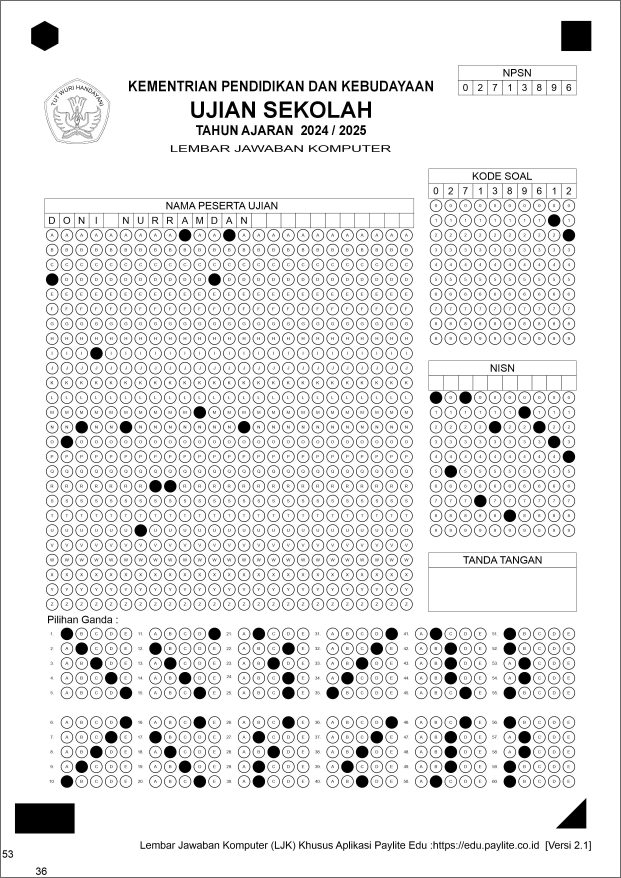
#> input picture omr-doni/LJK_Paylite_Edu_v21s.jpg, 2484 x 3512 px (shown at 1/4 size)
$ python release_f1.py
#> lines starting #> are read from the running program, lines starting #| are printed output that depends on the picture; after the words box and inside, x2 and y2 are one past the last pixel; in counts of white or black regions, pixels touching at a corner belong together
import numpy as np
import cv2
img = cv2.imread('LJK_Paylite_Edu_v21s.jpg') # success karena lurus
#> img is the input picture: shape (3512, 2484, 3); mean B, G, R 231.4, 231.4, 231.4
# Tampilkan hasil resize
height, width = img.shape[:2]
#> height = 3512; width = 2484
max_height = 700
max_width = 800

# Check if any of the dimensions exceed the maximum limits
if height > max_height or width > max_width:
    # Get the scaling factor
    scale = max_height / height if height > width else max_width / width
#> scale = 0.199
    # Resize the image
    im = cv2.resize(img, None, fx=scale, fy=scale, interpolation=cv2.INTER_AREA)
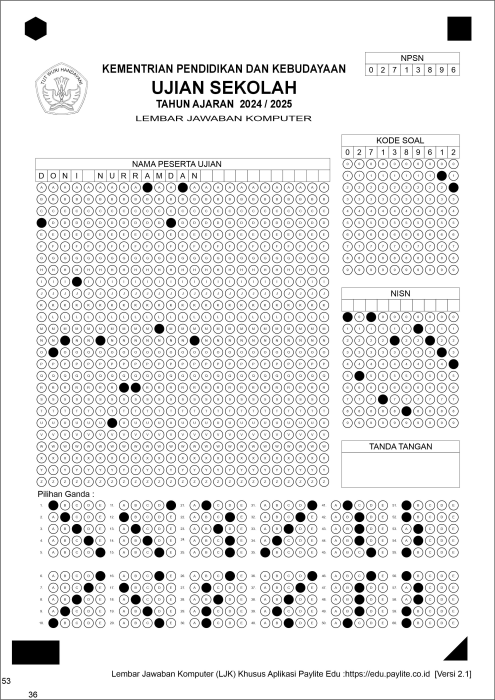
#> im: shape (700, 495, 3); mean B, G, R 231.4, 231.4, 231.4
# cv2.imshow("Original ",im)
# assert im is not None, "file could not be read, check with os.path.exists()"
imgray = cv2.cvtColor(im, cv2.COLOR_BGR2GRAY)
ret, thresh = cv2.threshold(imgray, 50, 255, cv2.THRESH_BINARY)
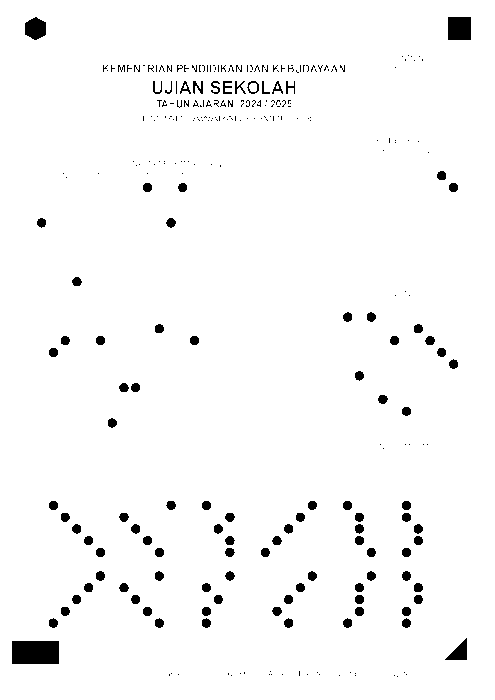
#> thresh: shape (700, 495); 97.3% white; 289 black regions (184 under 20 px)
contours, hierarchy = cv2.findContours(thresh, cv2.RETR_TREE, cv2.CHAIN_APPROX_SIMPLE)
#> contours = 393 contours, 279 with area under 20; largest, box (x1, y1, x2, y2) and area: (0, 0, 495, 700) 345306, (11, 640, 60, 665) 1150, (447, 16, 472, 41) 574, (24, 16, 47, 41) 402, (444, 637, 468, 661) 286


# Inisialisasi daftar untuk pusat (pertimbangkan menggunakan kamus untuk organisasi yang lebih baik)

hexagon_centers = []
kotak_centers = []
persegi_centers = []
segitiga_centers = []
for i, c in enumerate(contours):
    area = cv2.contourArea(c)
    peri = cv2.arcLength(c, True)
    approx = cv2.approxPolyDP(c, 0.001 * peri, True)
    # cv2.drawContours(im, [approx], -1, (0,255,0), 1)
    # print(area)
    if area > 100 :
        # cv2.drawContours(im, [approx], -1, (0,255,0), 1)
        sides = len(approx)
        print(sides)
        # print("area ; ",area)
        # Hitung momen dari kontur
        M = cv2.moments(c)

        # Peroleh pusat massa (centroid)
        if M["m00"] != 0:
            cX = int(M["m10"] / M["m00"])
            cY = int(M["m01"] / M["m00"])
        else:
            cX, cY = 0, 0

        # # Tentukan jenis bentuk berdasarkan jumlah sisi
        if sides == 6:
            segitiga_centers.append(cX)
            segitiga_centers.append(cY)
            cv2.circle(im, (cX,cY),1, (0, 255, 0),1)
            cv2.drawContours(im, [approx], 0, (0, 255, 0), 1)  # Gambar Segitiga
            print("Area Segitiga : ",area)
        elif sides == 8:
            x, y, w, h = cv2.boundingRect(c)
            aspect_ratio = float(w)/h
            if 0.95 <= aspect_ratio <= 1.05:
                kotak_centers.append(cX)
                kotak_centers.append(cY)
                cv2.circle(im, (cX,cY),1, (255, 0, 0),1)
                cv2.drawContours(im, [approx], 0, (255, 0, 0), 1)  # Gambar kotak
                print("Area Kotak : ",area)
            else:
                persegi_centers.append(cX)
                persegi_centers.append(cY)
                cv2.circle(im, (cX,cY),1, (18, 242, 255),1)
                cv2.drawContours(im, [approx], 0, (18, 242, 225), 1)  # Gambar persegi panjang
                print("Area Persegi : ",area)
        # elif sides == 5:
        #     all_centers["polygon"] = (cX, cY)
        #     cv2.drawContours(thresh, [approx], 0, (255, 255, 0), 2)  # Gambar poligon
        # elif sides == 10:
        #     print("Bintang")
        else:
            if area > 300:
                if sides != 4:
                    hexagon_centers.append(cX)
                    hexagon_centers.append(cY)
                    cv2.circle(im, (cX,cY),1, (0, 0, 255),1)
                    cv2.drawContours(im, [approx], 0, (0, 0, 255), 1)  # Gambar poligon
                    print("Area Segi Enam : ",area)
#> this loop made 393 passes
#> (area, peri, sides, cX, cY, x, y, w) on passes 25, 392: (1150, 141.7, 8, 35, 652, 11, 640, 49), (574, 93.66, 8, 459, 28, 447, 16, 25)
#> (area, peri, approx, sides, cX, cY) on pass 1: (345306, 2386, [[0, 0], [0, 699], [494, 699], [494, 0]], 4, 247, 349)
#| 4
#| 8
#| Area Persegi :  1150.0
#| 6
#| Area Segitiga :  285.5
#| 19
#| 20
#| 27
#| 8
#| Area Kotak :  574.0
#> (further printed lines are left out)
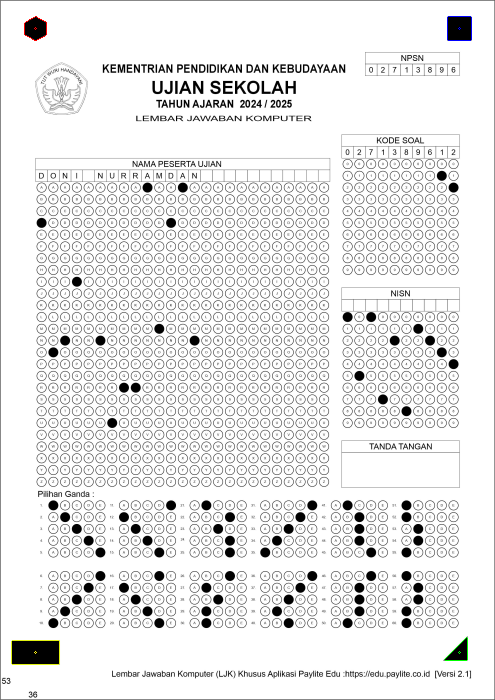
#> im: shape (700, 495, 3); 0.11% of pixels changed, all inside (x1, y1, x2, y2) = (11, 16, 472, 665)
#> after the loop, hexagon_centers = [35, 28]; kotak_centers = [459, 28]; persegi_centers = [35, 652]; segitiga_centers = [459, 652]
                    # print("Segi Enam")
# kiri atas, kanan atas, kiri bawah, kanan bawah
all_centers = [hexagon_centers,kotak_centers,persegi_centers,segitiga_centers]
#> all_centers = [[35, 28], [459, 28], [35, 652], [459, 652]]
print(all_centers)
#| [[35, 28], [459, 28], [35, 652], [459, 652]]


# setelah dilakukan perspective akan dicrop

roi_crop = im[all_centers[0][1]:all_centers[3][1],all_centers[0][0]:all_centers[3][0]]
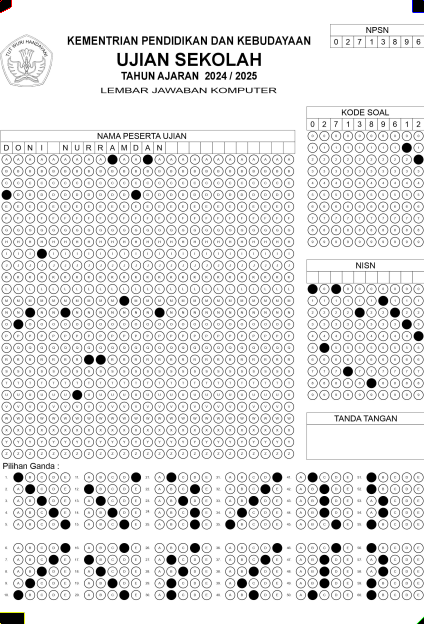
#> roi_crop: shape (624, 424, 3); mean B, G, R 227.6, 227.6, 227.6
imgray_crop = cv2.cvtColor(roi_crop, cv2.COLOR_BGR2GRAY)
retCrop, threshCrop = cv2.threshold(imgray_crop, 50, 255, 0)
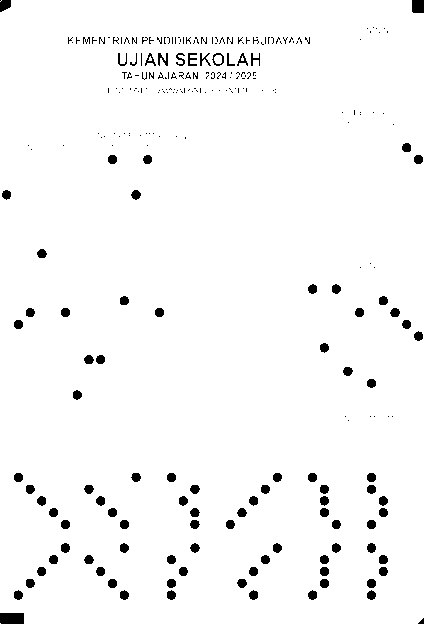
#> threshCrop: shape (624, 424); 97.1% white; 266 black regions (161 under 20 px), largest, box (x1, y1, x2, y2) and area: (0, 613, 24, 624) 263, (412, 0, 424, 13) 155, (0, 0, 11, 12) 105
# [6 lines of commented-out code are left out]

heightCrop, widthCrop = roi_crop.shape[:2]
#> heightCrop = 624; widthCrop = 424

# Jumlah kotak lebar
num_boxes_width = 36

# Jarak antara titik-titik untuk lebar
width_interval = widthCrop / num_boxes_width  # Pembagi lebar
#> width_interval = 11.78
# width_interval = 11  # Pembagi lebar

# Jumlah kotak tinggi
num_boxes_height = 53

# Jarak antara titik-titik untuk tinggi
height_interval = heightCrop / num_boxes_height  # Pembagi tinggi
#> height_interval = 11.77
# height_interval = 10  # Pembagi tinggi

# Inisialisasi array untuk menyimpan hasil analisis
result = np.zeros((num_boxes_height, num_boxes_width), dtype=np.int_)

no_soal = [0 for _ in range(60)] #untuk menyimpan box/koordinat bernilai A-E

pg_look = ["","A","B","C","D","E"]
# Loop melalui setiap baris
for i in range(num_boxes_height):
    # print("ini i ke ",i)
    # Loop melalui setiap kotak dalam baris
    for j in range(num_boxes_width):
        # Potong kotak dari gambar
        start_x = int(j * width_interval)
        # print("start_x : ",start_x)
        end_x = int((j + 1) * width_interval)
        start_y = int(i * height_interval)
        end_y = int((i + 1) * height_interval)
        # Tandai kotak sebagai hitam jika jumlah piksel hitam melebihi ambang batas
        cv2.rectangle(roi_crop, (start_x, start_y), (end_x, end_y), (150, 150, 150), 1) # garis bantu boleh dinyalakan
        # if i == 0:
        roi2 = roi_crop[start_y:end_y,start_x:end_x]
        imgray2 = cv2.cvtColor(roi2, cv2.COLOR_BGR2GRAY)
        ret2, thresh2 = cv2.threshold(imgray2, 50, 255, 0)
            # cv2.imshow("cut",imgray2)
        black_pixels = np.sum(thresh2 == 0) #hitung jumlah pixel hitam dalam kotak thresh2
        # print(black_pixels)
        if black_pixels > 25:  # Ubah ambang batas sesuai kebutuhan
        #     result[i, j] = 1
        #     # Gambar kotak dengan warna hijau
              if 10 < i < 52:
                print("Baris,Kolom ",{i},{j})
                cv2.rectangle(roi_crop, (start_x+2, start_y+2), (end_x-2, end_y-2), (0, 255, 0), 1)

        # ambil Data Jawaban dan komparasi nilai jawaban  ke array pg_look
        if 39 < i < 45:
             # assgin baris jawaban 1
            if 0 < j < 6:
                if black_pixels > 55:
                    cv2.rectangle(roi_crop, (start_x+2, start_y+2), (end_x-2, end_y-2), (0, 0, 255), 1)
                    no_soal[i-40] = pg_look[j]
            if 6 < j < 12:
                if black_pixels > 55:
                    cv2.rectangle(roi_crop, (start_x+2, start_y+2), (end_x-2, end_y-2), (0, 0, 255), 1)
                    no_soal[(i-40)+10] = pg_look[j-6]
            if 12 < j < 18:
                if black_pixels > 55:
                    cv2.rectangle(roi_crop, (start_x+2, start_y+2), (end_x-2, end_y-2), (0, 0, 255), 1)
                    no_soal[(i-40)+20] = pg_look[j-12]
            if 18 < j < 24:
                if black_pixels > 55:
                    cv2.rectangle(roi_crop, (start_x+2, start_y+2), (end_x-2, end_y-2), (0, 0, 255), 1)
                    no_soal[(i-40)+30] = pg_look[j-18]
            if 24 < j < 30:
                if black_pixels > 55:
                    cv2.rectangle(roi_crop, (start_x+2, start_y+2), (end_x-2, end_y-2), (0, 0, 255), 1)
                    no_soal[(i-40)+40] = pg_look[j-24]
            if 30 < j < 36:
                if black_pixels > 55:
                    cv2.rectangle(roi_crop, (start_x+2, start_y+2), (end_x-2, end_y-2), (0, 0, 255), 1)
                    no_soal[(i-40)+50] = pg_look[j-30]

        if 45 < i < 51:
             # assgin baris jawaban 1
            if 0 < j < 6:
                if black_pixels > 55:
                    cv2.rectangle(roi_crop, (start_x+2, start_y+2), (end_x-2, end_y-2), (0, 0, 255), 1)
                    no_soal[i-41] = pg_look[j]
            if 6 < j < 12:
                if black_pixels > 55:
                    cv2.rectangle(roi_crop, (start_x+2, start_y+2), (end_x-2, end_y-2), (0, 0, 255), 1)
                    no_soal[(i-41)+10] = pg_look[j-6]
            if 12 < j < 18:
                if black_pixels > 55:
                    cv2.rectangle(roi_crop, (start_x+2, start_y+2), (end_x-2, end_y-2), (0, 0, 255), 1)
                    no_soal[(i-41)+20] = pg_look[j-12]
            if 18 < j < 24:
                if black_pixels > 55:
                    cv2.rectangle(roi_crop, (start_x+2, start_y+2), (end_x-2, end_y-2), (0, 0, 255), 1)
                    no_soal[(i-41)+30] = pg_look[j-18]
            if 24 < j < 30:
                if black_pixels > 55:
                    cv2.rectangle(roi_crop, (start_x+2, start_y+2), (end_x-2, end_y-2), (0, 0, 255), 1)
                    no_soal[(i-41)+40] = pg_look[j-24]
            if 30 < j < 36:
                if black_pixels > 55:
                    cv2.rectangle(roi_crop, (start_x+2, start_y+2), (end_x-2, end_y-2), (0, 0, 255), 1)
                    no_soal[(i-41)+50] = pg_look[j-30]
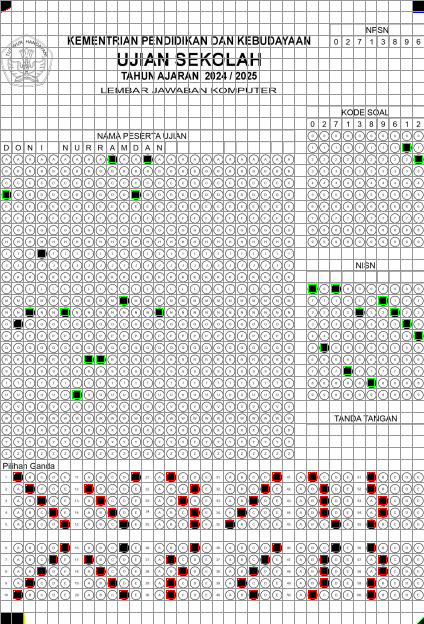
#> roi_crop: shape (624, 424, 3); 17.24% of pixels changed, all inside (x1, y1, x2, y2) = (0, 0, 424, 624)
#> after the loop, no_soal = 60 items, first 6: 'A', 'B', 'C', 'D', 'E', 'E'
# [9 lines of commented-out code are left out]
cv2.imshow("Mapping :: Step 2", threshCrop)
# cv2.imshow("ROI Gray :: Step 3", imgray_crop)
cv2.imshow("ROI Crop Pixel Check :: Step 3", roi_crop)
print("Jawaban Peserta")
print(no_soal)
#> (printed output is left out)
cv2.waitKey(0)
cv2.destroyAllWindows()
